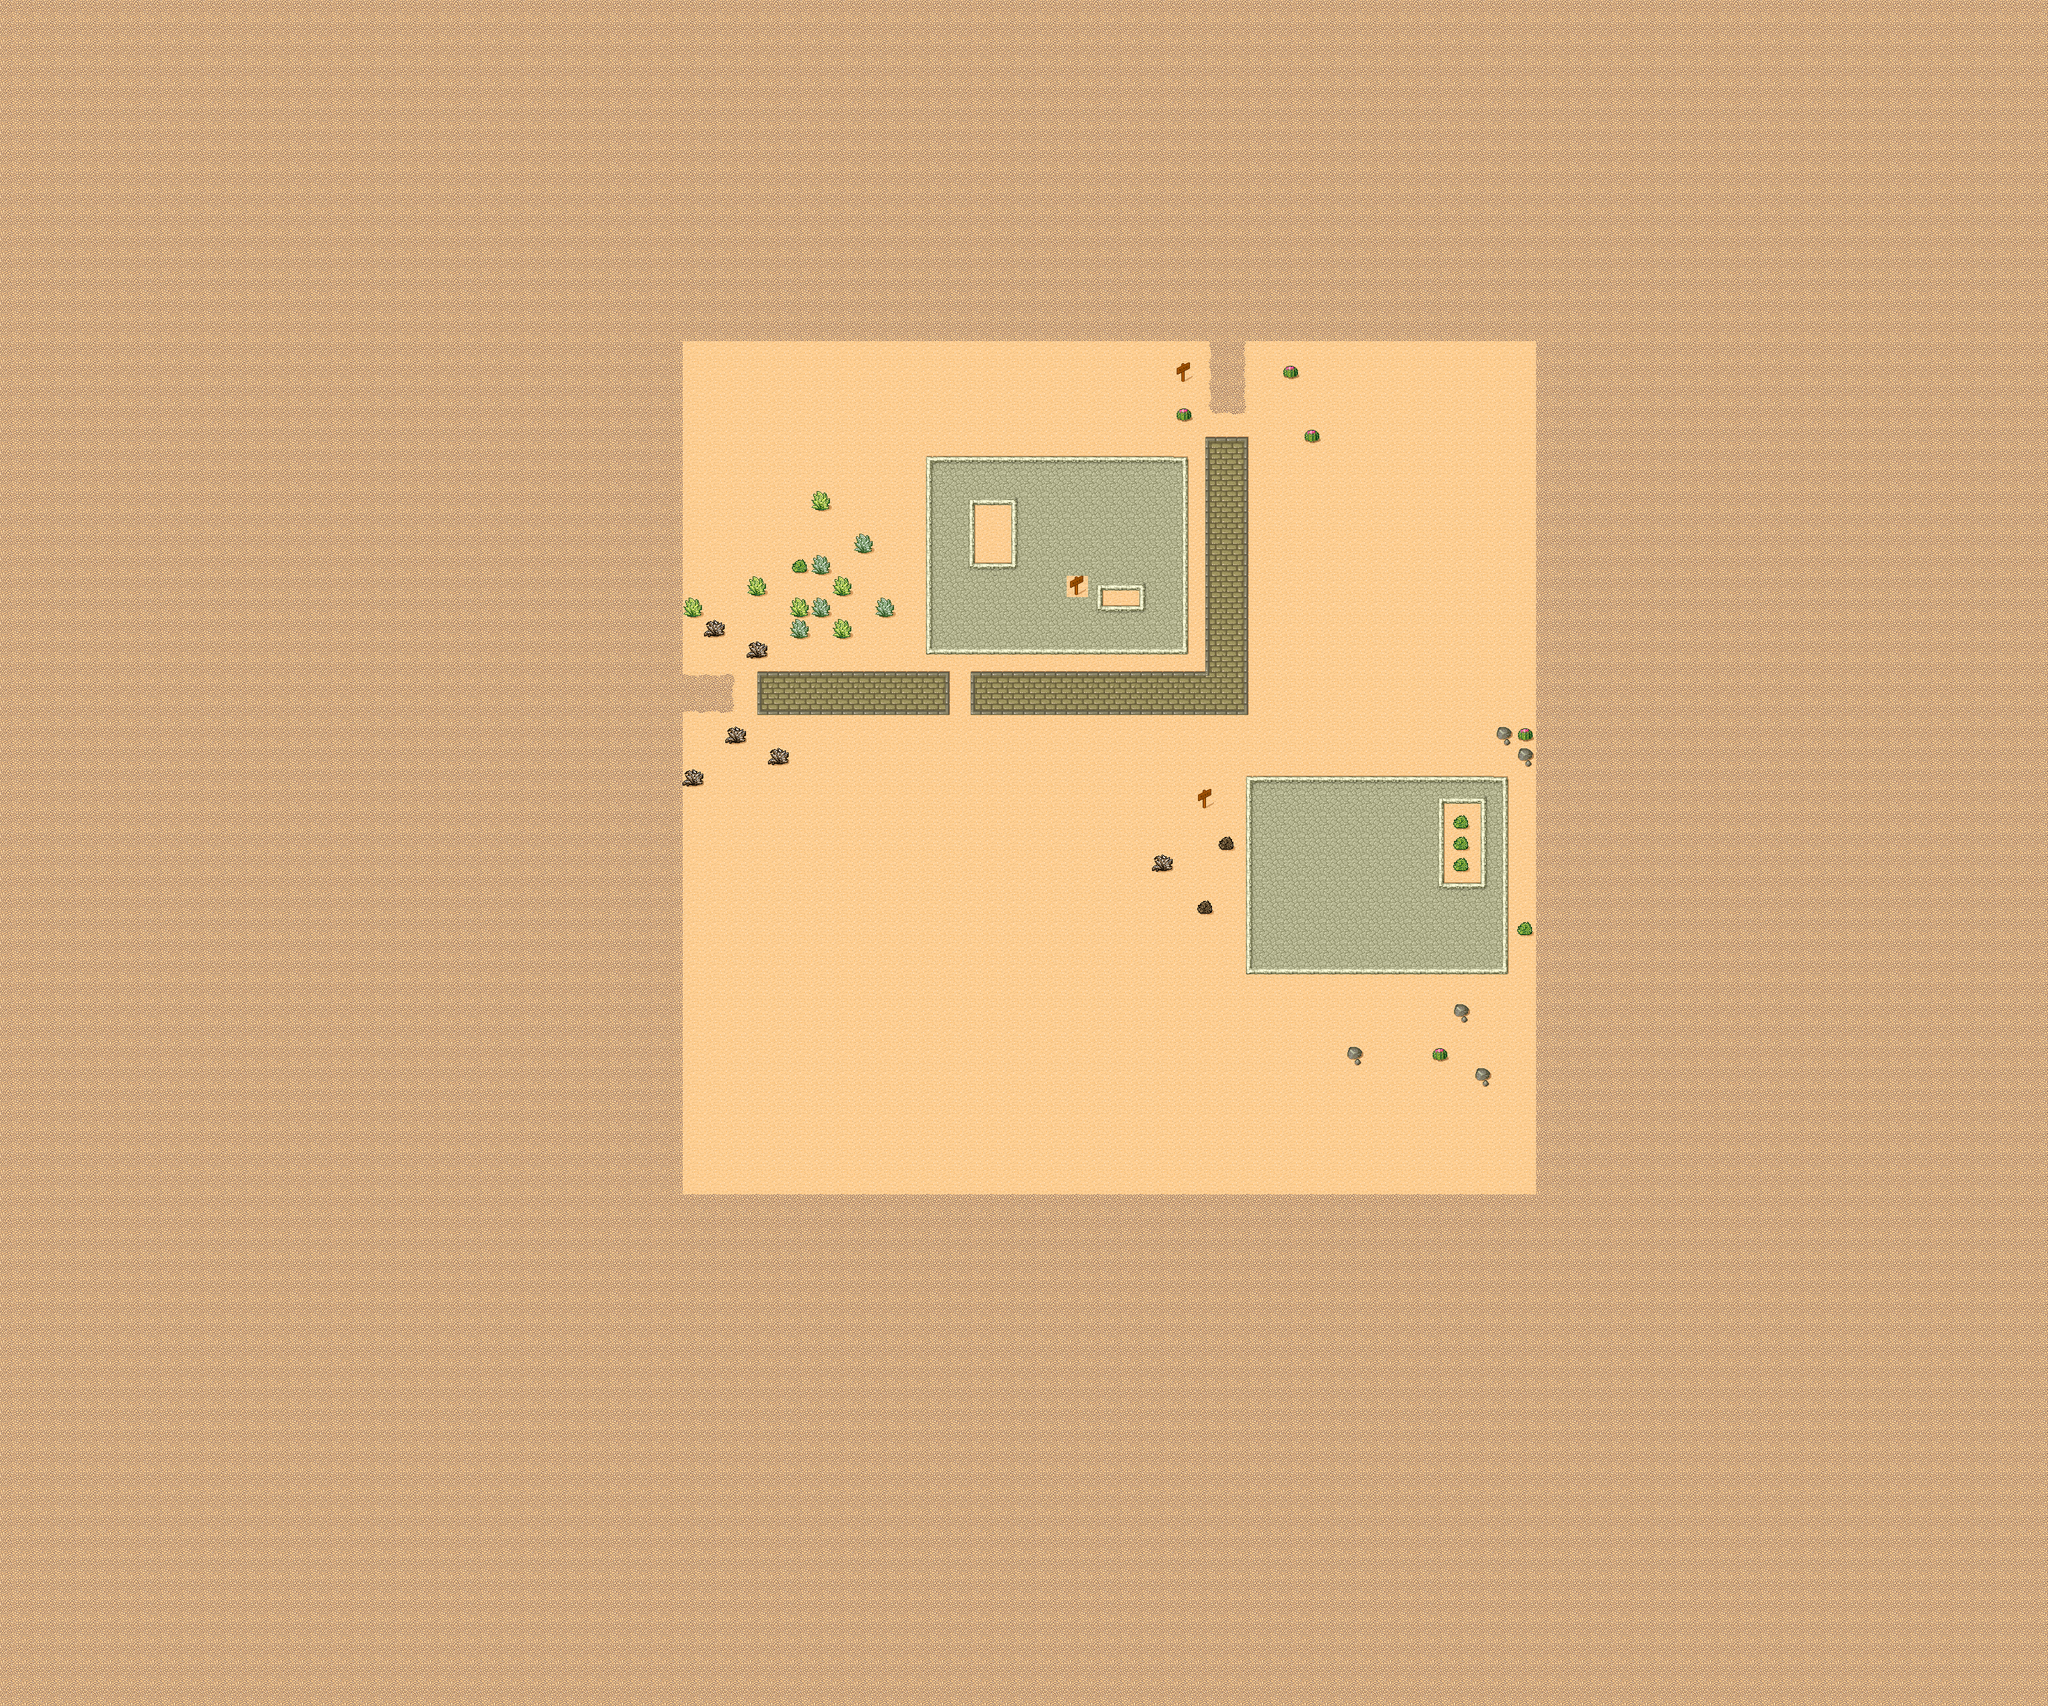

Below is a game level as drawn by its tile map, then a one-line description and the .tmx that defines it (tile-layer data replaced by summaries):
An orthogonal 96x80 tile map with 32x32 px tiles, 2 tile layers (Ground, Tile Layer 2) and 13 objects (6x 2, 4x wall, 3, 1, 00).

<map version="1.0" tiledversion="1.1.2" orientation="orthogonal" renderorder="right-down" width="96" height="80" tilewidth="32" tileheight="32" infinite="0" backgroundcolor="#00ffffff" nextobjectid="24">
 <tileset firstgid="1" source="desert.tsx" />
 <layer name="Ground" width="96" height="80">
  <data>[7680 cells, 7680 non-empty, 40 distinct tile ids]</data>
 </layer>
 <layer name="Tile Layer 2" width="96" height="80">
  <data>[7680 cells, 1 non-empty, 1 distinct tile ids]</data>
 </layer>
 <objectgroup name="objects">
  <object id="1" name="chest" type="3" x="1556.58" y="793.939" width="38.6667" height="38">
   <properties>
    <property name="ChestName" value="Chest6" />
    <property name="Item" value="Potion" />
   </properties>
  </object>
  <object id="3" name="Portal" type="1" x="1654.67" y="887.333" width="53.3333" height="19.3333">
   <properties>
    <property name="xd" type="int" value="-545" />
    <property name="yd" type="int" value="-580" />
   </properties>
  </object>
  <object id="4" name="NPC" type="2" x="1451" y="1202" width="20" height="30">
   <properties>
    <property name="Dialogue" value="welcome to the desert" />
    <property name="Name" value="generic" />
    <property name="item" value="NULL" />
   </properties>
  </object>
  <object id="5" name="NPC" type="2" x="1464" y="1007" width="20" height="30">
   <properties>
    <property name="Dialogue" value="welcome to the desert" />
    <property name="Name" value="generic" />
    <property name="item" value="NULL" />
   </properties>
  </object>
  <object id="6" name="NPC" type="2" x="1592" y="1239" width="20" height="30">
   <properties>
    <property name="Dialogue" value="welcome to the desert" />
    <property name="Name" value="generic" />
    <property name="item" value="NULL" />
   </properties>
  </object>
  <object id="7" name="NPC" type="2" x="1634" y="765" width="20" height="30">
   <properties>
    <property name="Dialogue" value="welcome to the desert" />
    <property name="Name" value="generic" />
    <property name="item" value="NULL" />
   </properties>
  </object>
  <object id="8" name="NPC" type="2" x="1730" y="884" width="20" height="30">
   <properties>
    <property name="Dialogue" value="Welcome to the Desert" />
    <property name="Name" value="Desert Manager" />
    <property name="item" value="NULL" />
   </properties>
  </object>
  <object id="9" name="NPC" type="2" x="1993" y="1264" width="20" height="30">
   <properties>
    <property name="Dialogue" value="welcome to the desert" />
    <property name="Name" value="generic" />
    <property name="item" value="NULL" />
   </properties>
  </object>
  <object id="17" name="wall" x="3074" y="0" width="112" height="2560" />
  <object id="18" name="wall" x="0" y="-69.697" width="3066.67" height="66.6667" />
  <object id="20" name="wall" x="5.665" y="2563.67" width="3066.67" height="66.6667" />
  <object id="21" name="wall" x="-122" y="4" width="112" height="2560" />
  <object id="23" name="NPC" type="00" x="1599" y="865" width="31" height="30">
   <properties>
    <property name="Dialogue" value="To the right is the Grasslands portal" />
    <property name="Name" value="Portal Alert" />
    <property name="item" value="NULL" />
   </properties>
  </object>
 </objectgroup>
</map>
